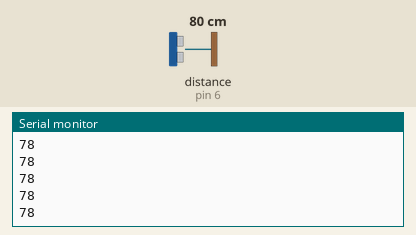
This sketch was run on a simulated Arduino Uno, built with avr-gcc and run on an emulated ATmega328P. On the bench: the last lines printed to the serial monitor. Wiring (inferred from the names in the program): ultrasonic range finder: trigger pin 7; echo pin 6. The inputs (shaded band) are chosen by the test bench; at power-on: distance to the obstacle (sensor on pin 6) 80 cm. The echo pulse lasts 58.3 µs per cm.

Above: at 1.2 s.
1.3 s: distance to the obstacle (sensor on pin 6) set to 2 cm
At 2.3 s:
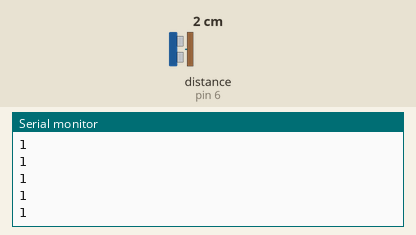
2.8 s: distance to the obstacle (sensor on pin 6) set to 4 cm
At 3.8 s:
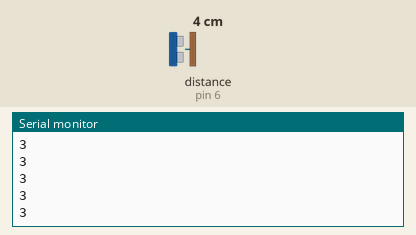
Timing chart, 0 to 5.8 s (numbered marks = the images above; inputs shaded):
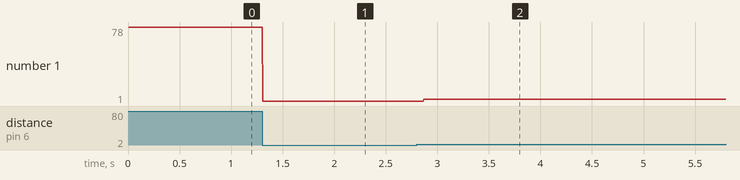

Measured:
- after the input at 1.3 s, the serial monitor: prints a new line at once (image 1)
- after the input at 2.8 s, the serial monitor: prints a new line after 0.07 s (image 2)
- plotted number 1: 78 → 1 after the input at 1.3 s, 1 → 3 after the input at 2.8 s

The sketch:

arduinoc.ino
```cpp
// Define pin numbers
const int trigPin = 7;  // Pin connected to the trigger signal of the ultrasonic sensor
const int echoPin = 6;  // Pin connected to the echo signal of the ultrasonic sensor

// Declare variables
long duration;  // Time it takes for the ultrasonic pulse to travel to the object and back
int distance;   // Calculated distance based on the measured duration

void setup() {
  pinMode(trigPin, OUTPUT);  // Set the trigPin as an output
  pinMode(echoPin, INPUT);   // Set the echoPin as an input
  Serial.begin(9600);        // Start the serial communication at a baud rate of 9600
}

void loop() {
  // Clear the trigPin
  digitalWrite(trigPin, LOW);
  delayMicroseconds(2);

  // Set the trigPin to HIGH state for 10 microseconds
  digitalWrite(trigPin, HIGH);
  delayMicroseconds(10);
  digitalWrite(trigPin, LOW);

  // Read the echoPin and measure the sound wave travel time in microseconds
  duration = pulseIn(echoPin, HIGH);

  // Calculate the distance based on the measured duration
  distance = duration * 0.034 / 2;

  // Print the distance to the Serial Monitor
  Serial.println(distance);
}
```
